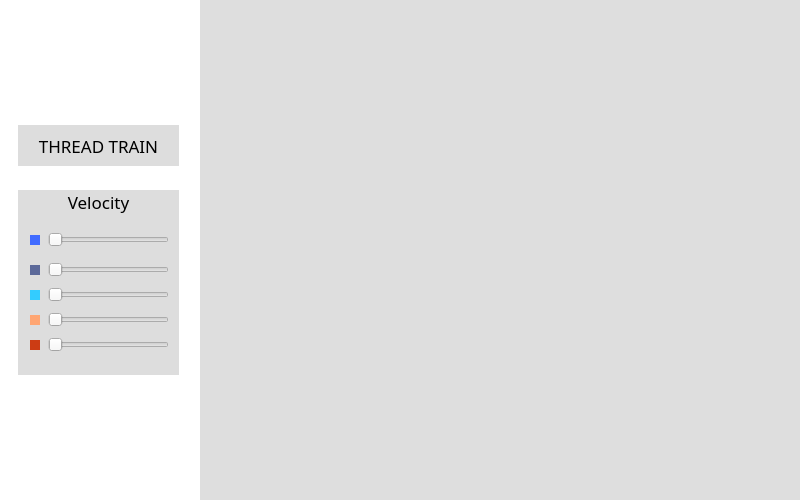
<?xml version="1.0" encoding="UTF-8"?>
<ui version="4.0">
 <class>MainWindow</class>
 <widget class="QMainWindow" name="MainWindow">
  <property name="geometry">
   <rect>
    <x>0</x>
    <y>0</y>
    <width>800</width>
    <height>500</height>
   </rect>
  </property>
  <property name="windowTitle">
   <string>MainWindow</string>
  </property>
  <widget class="QWidget" name="centralWidget">
   <widget class="QLabel" name="label_trem1">
    <property name="enabled">
     <bool>true</bool>
    </property>
    <property name="geometry">
     <rect>
      <x>60</x>
      <y>30</y>
      <width>21</width>
      <height>17</height>
     </rect>
    </property>
    <property name="styleSheet">
     <string notr="true">QLabel { background: red}</string>
    </property>
    <property name="text">
     <string>T1</string>
    </property>
   </widget>
   <widget class="QLabel" name="label_trem2">
    <property name="enabled">
     <bool>true</bool>
    </property>
    <property name="geometry">
     <rect>
      <x>330</x>
      <y>30</y>
      <width>21</width>
      <height>17</height>
     </rect>
    </property>
    <property name="styleSheet">
     <string notr="true">QLabel { background: red}</string>
    </property>
    <property name="text">
     <string>T2</string>
    </property>
   </widget>
   <widget class="QLabel" name="trilho">
    <property name="geometry">
     <rect>
      <x>220</x>
      <y>40</y>
      <width>561</width>
      <height>411</height>
     </rect>
    </property>
    <property name="maximumSize">
     <size>
      <width>561</width>
      <height>411</height>
     </size>
    </property>
    <property name="text">
     <string/>
    </property>
    <property name="pixmap">
     <pixmap>../../Downloads/windows-mint/sprint-trilho.png</pixmap>
    </property>
    <property name="scaledContents">
     <bool>true</bool>
    </property>
   </widget>
   <widget class="QLabel" name="background">
    <property name="geometry">
     <rect>
      <x>0</x>
      <y>0</y>
      <width>800</width>
      <height>500</height>
     </rect>
    </property>
    <property name="styleSheet">
     <string notr="true">QLabel { background: rgb(222, 222, 222)}</string>
    </property>
    <property name="text">
     <string/>
    </property>
   </widget>
   <widget class="QLabel" name="sidebar">
    <property name="geometry">
     <rect>
      <x>0</x>
      <y>0</y>
      <width>200</width>
      <height>500</height>
     </rect>
    </property>
    <property name="styleSheet">
     <string notr="true">QLabel { background: #fff}</string>
    </property>
    <property name="text">
     <string/>
    </property>
   </widget>
   <widget class="QLabel" name="title_header">
    <property name="geometry">
     <rect>
      <x>18</x>
      <y>125</y>
      <width>161</width>
      <height>41</height>
     </rect>
    </property>
    <property name="font">
     <font>
      <family>Sawasdee</family>
      <pointsize>13</pointsize>
      <weight>50</weight>
      <italic>false</italic>
      <bold>false</bold>
      <underline>false</underline>
      <strikeout>false</strikeout>
     </font>
    </property>
    <property name="styleSheet">
     <string notr="true">QLabel { background: rgb(221, 221, 221)}</string>
    </property>
    <property name="text">
     <string>THREAD TRAIN</string>
    </property>
    <property name="alignment">
     <set>Qt::AlignCenter</set>
    </property>
   </widget>
   <widget class="QLabel" name="velocity_background">
    <property name="geometry">
     <rect>
      <x>18</x>
      <y>190</y>
      <width>161</width>
      <height>185</height>
     </rect>
    </property>
    <property name="font">
     <font>
      <family>Sawasdee</family>
      <pointsize>13</pointsize>
      <weight>50</weight>
      <italic>false</italic>
      <bold>false</bold>
      <underline>false</underline>
      <strikeout>false</strikeout>
     </font>
    </property>
    <property name="styleSheet">
     <string notr="true">QLabel { background: rgb(221, 221, 221)}</string>
    </property>
    <property name="text">
     <string>Velocity</string>
    </property>
    <property name="alignment">
     <set>Qt::AlignHCenter|Qt::AlignTop</set>
    </property>
   </widget>
   <widget class="QSlider" name="slider_t1">
    <property name="geometry">
     <rect>
      <x>48</x>
      <y>230</y>
      <width>121</width>
      <height>20</height>
     </rect>
    </property>
    <property name="toolTipDuration">
     <number>-1</number>
    </property>
    <property name="minimum">
     <number>0</number>
    </property>
    <property name="maximum">
     <number>200</number>
    </property>
    <property name="value">
     <number>0</number>
    </property>
    <property name="tracking">
     <bool>false</bool>
    </property>
    <property name="orientation">
     <enum>Qt::Horizontal</enum>
    </property>
    <property name="invertedAppearance">
     <bool>false</bool>
    </property>
    <property name="invertedControls">
     <bool>true</bool>
    </property>
   </widget>
   <widget class="QLabel" name="color_t1">
    <property name="geometry">
     <rect>
      <x>30</x>
      <y>235</y>
      <width>10</width>
      <height>10</height>
     </rect>
    </property>
    <property name="styleSheet">
     <string notr="true">QLabel { background:#406BFF}</string>
    </property>
    <property name="text">
     <string/>
    </property>
   </widget>
   <widget class="QLabel" name="color_t2">
    <property name="geometry">
     <rect>
      <x>30</x>
      <y>265</y>
      <width>10</width>
      <height>10</height>
     </rect>
    </property>
    <property name="styleSheet">
     <string notr="true">QLabel{background:#5C6999}</string>
    </property>
    <property name="text">
     <string/>
    </property>
    <property name="scaledContents">
     <bool>false</bool>
    </property>
   </widget>
   <widget class="QSlider" name="slider_t2">
    <property name="geometry">
     <rect>
      <x>48</x>
      <y>260</y>
      <width>121</width>
      <height>20</height>
     </rect>
    </property>
    <property name="maximum">
     <number>200</number>
    </property>
    <property name="orientation">
     <enum>Qt::Horizontal</enum>
    </property>
   </widget>
   <widget class="QSlider" name="slider_t3">
    <property name="geometry">
     <rect>
      <x>48</x>
      <y>285</y>
      <width>121</width>
      <height>20</height>
     </rect>
    </property>
    <property name="maximum">
     <number>200</number>
    </property>
    <property name="orientation">
     <enum>Qt::Horizontal</enum>
    </property>
   </widget>
   <widget class="QLabel" name="color_t3">
    <property name="geometry">
     <rect>
      <x>30</x>
      <y>290</y>
      <width>10</width>
      <height>10</height>
     </rect>
    </property>
    <property name="styleSheet">
     <string notr="true">QLabel { background:#33CCFF}</string>
    </property>
    <property name="text">
     <string/>
    </property>
   </widget>
   <widget class="QSlider" name="slider_t4">
    <property name="geometry">
     <rect>
      <x>48</x>
      <y>310</y>
      <width>121</width>
      <height>20</height>
     </rect>
    </property>
    <property name="maximum">
     <number>200</number>
    </property>
    <property name="orientation">
     <enum>Qt::Horizontal</enum>
    </property>
   </widget>
   <widget class="QLabel" name="color_t4">
    <property name="geometry">
     <rect>
      <x>30</x>
      <y>315</y>
      <width>10</width>
      <height>10</height>
     </rect>
    </property>
    <property name="styleSheet">
     <string notr="true">QLabel { background:#FFA673}</string>
    </property>
    <property name="text">
     <string/>
    </property>
   </widget>
   <widget class="QSlider" name="slider_t5">
    <property name="geometry">
     <rect>
      <x>48</x>
      <y>335</y>
      <width>121</width>
      <height>20</height>
     </rect>
    </property>
    <property name="maximum">
     <number>200</number>
    </property>
    <property name="orientation">
     <enum>Qt::Horizontal</enum>
    </property>
   </widget>
   <widget class="QLabel" name="color_t5">
    <property name="geometry">
     <rect>
      <x>30</x>
      <y>340</y>
      <width>10</width>
      <height>10</height>
     </rect>
    </property>
    <property name="styleSheet">
     <string notr="true">QLabel { background:#CC3C14}</string>
    </property>
    <property name="text">
     <string/>
    </property>
   </widget>
   <widget class="QLabel" name="trem1">
    <property name="geometry">
     <rect>
      <x>303</x>
      <y>30</y>
      <width>41</width>
      <height>41</height>
     </rect>
    </property>
    <property name="text">
     <string/>
    </property>
    <property name="pixmap">
     <pixmap>sprites/sprite-train-down.png</pixmap>
    </property>
    <property name="scaledContents">
     <bool>true</bool>
    </property>
   </widget>
   <widget class="QLabel" name="trem2">
    <property name="geometry">
     <rect>
      <x>484</x>
      <y>30</y>
      <width>41</width>
      <height>41</height>
     </rect>
    </property>
    <property name="text">
     <string/>
    </property>
    <property name="pixmap">
     <pixmap>../../Downloads/windows-mint/sprite-train-down.png</pixmap>
    </property>
    <property name="scaledContents">
     <bool>true</bool>
    </property>
   </widget>
   <widget class="QLabel" name="trem3">
    <property name="geometry">
     <rect>
      <x>213</x>
      <y>220</y>
      <width>41</width>
      <height>41</height>
     </rect>
    </property>
    <property name="text">
     <string/>
    </property>
    <property name="pixmap">
     <pixmap>../../Downloads/windows-mint/sprite-train-down.png</pixmap>
    </property>
    <property name="scaledContents">
     <bool>true</bool>
    </property>
   </widget>
   <widget class="QLabel" name="trem4">
    <property name="geometry">
     <rect>
      <x>390</x>
      <y>220</y>
      <width>41</width>
      <height>41</height>
     </rect>
    </property>
    <property name="text">
     <string/>
    </property>
    <property name="pixmap">
     <pixmap>../../Downloads/windows-mint/sprite-train-down.png</pixmap>
    </property>
    <property name="scaledContents">
     <bool>true</bool>
    </property>
   </widget>
   <widget class="QLabel" name="trem5">
    <property name="geometry">
     <rect>
      <x>570</x>
      <y>220</y>
      <width>41</width>
      <height>41</height>
     </rect>
    </property>
    <property name="text">
     <string/>
    </property>
    <property name="pixmap">
     <pixmap>../../Downloads/windows-mint/sprite-train-down.png</pixmap>
    </property>
    <property name="scaledContents">
     <bool>true</bool>
    </property>
   </widget>
   <zorder>label_trem2</zorder>
   <zorder>label_trem1</zorder>
   <zorder>background</zorder>
   <zorder>trilho</zorder>
   <zorder>sidebar</zorder>
   <zorder>title_header</zorder>
   <zorder>velocity_background</zorder>
   <zorder>slider_t1</zorder>
   <zorder>color_t1</zorder>
   <zorder>color_t2</zorder>
   <zorder>slider_t2</zorder>
   <zorder>slider_t3</zorder>
   <zorder>color_t3</zorder>
   <zorder>slider_t4</zorder>
   <zorder>color_t4</zorder>
   <zorder>slider_t5</zorder>
   <zorder>color_t5</zorder>
   <zorder>trem1</zorder>
   <zorder>trem2</zorder>
   <zorder>trem3</zorder>
   <zorder>trem4</zorder>
   <zorder>trem5</zorder>
  </widget>
 </widget>
 <layoutdefault spacing="6" margin="11"/>
 <resources/>
 <connections/>
</ui>
